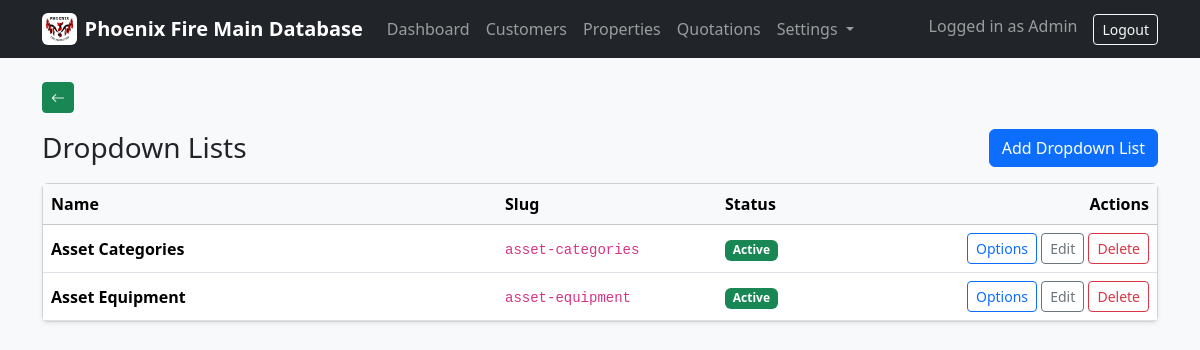
The app's page /codes/settings/dropdowns/ (signed in) with its own data.
### company/models.py (models this page shows, shortened)
class ClientProfile(models.Model):
    company_logo = models.ImageField(upload_to="company/logo/", blank=True, null=True)
    legal_company_name = models.CharField(max_length=255, blank=True)
    trading_name = models.CharField(max_length=255, blank=True)
    company_address = models.TextField(blank=True)
    company_phone = models.CharField(max_length=50, blank=True)
    company_email = models.EmailField(blank=True)
    company_abn = models.CharField(max_length=50, blank=True)
    company_acn = models.CharField(max_length=50, blank=True)
    accounts_phone = models.CharField(max_length=50, blank=True)
    accounts_email = models.EmailField(blank=True)
    updated_at = models.DateTimeField(auto_now=True)
    class Meta:
        verbose_name = "Client Profile"
        verbose_name_plural = "Client Profile"
    @classmethod
    def get_solo(cls):
        obj, _ = cls.objects.get_or_create(pk=1)
        return obj

### codes/models.py (models this page shows, shortened)
class DropdownList(models.Model):
    name = models.CharField(max_length=120, unique=True)
    slug = models.SlugField(max_length=140, unique=True, blank=True)
    is_active = models.BooleanField(default=True)
    class Meta:
        ordering = ["name"]
        verbose_name = "Dropdown List"
        verbose_name_plural = "Dropdown Lists"

### codes/dropdowns_views.py (the view)
# urls.py: path("settings/dropdowns/", DropdownListListView.as_view(), name="dropdown_list_list"),
class DropdownListListView(ListView):
    model = DropdownList
    template_name = "codes/dropdown_list_list.html"
    context_object_name = "items"

### company/context_processors.py (called while the page is built)
def client_profile(request):
    try:
        return {"client_profile": ClientProfile.get_solo()}
    except Exception:
        return {"client_profile": None}

### templates/codes/dropdown_list_list.html
{% extends "base.html" %}
{% block content %}
<div class="d-flex justify-content-between align-items-center mb-3">
  <h1 class="h3 mb-0">Dropdown Lists</h1>
  <a class="btn btn-primary" href="{% url 'codes:dropdown_list_create' %}">
    Add Dropdown List
  </a>
</div>
<div class="card shadow-sm">
  <div class="table-responsive">
    <table class="table table-hover align-middle mb-0">
      <thead class="table-light">
        <tr>
          <th>Name</th>
          <th style="width: 220px;">Slug</th>
          <th style="width: 120px;">Status</th>
          <th class="text-end" style="width: 320px;">Actions</th>
        </tr>
      </thead>
      <tbody>
        {% for item in items %}
          <tr>
            <td class="fw-semibold">{{ item.name }}</td>
            <td><code>{{ item.slug }}</code></td>
            <td>
              {% if item.is_active %}
                <span class="badge bg-success">Active</span>
              {% else %}
                <span class="badge bg-secondary">Inactive</span>
              {% endif %}
            </td>
            <td class="text-end">
              <a class="btn btn-sm btn-outline-primary"
                 href="{% url 'codes:dropdown_option_list' item.pk %}">
                Options
              </a>
              <a class="btn btn-sm btn-outline-secondary"
                 href="{% url 'codes:dropdown_list_update' item.pk %}">
                Edit
              </a>
              <a class="btn btn-sm btn-outline-danger"
                 href="{% url 'codes:dropdown_list_delete' item.pk %}">
                Delete
              </a>
            </td>
          </tr>
        {% empty %}
          <tr>
            <td colspan="4" class="text-muted">No dropdown lists yet.</td>
          </tr>
        {% endfor %}
      </tbody>
    </table>
  </div>
</div>
{% endblock %}

### templates/base.html (shortened to what this page needs)
<!doctype html>
<html lang="en">
<head>
  <link href="https://cdn.jsdelivr.net/npm/bootstrap@5.3.3/dist/css/bootstrap.min.css" rel="stylesheet">
  <link rel="stylesheet" href="https://cdn.jsdelivr.net/npm/bootstrap-icons@1.11.3/font/bootstrap-icons.min.css">
</head>
<body class="bg-light">
<nav class="navbar navbar-expand-lg navbar-dark bg-dark">
  <div class="container">
    <a class="navbar-brand fw-semibold d-flex align-items-center gap-2"
       href="{% url 'dashboard' %}">
      {% if client_profile and client_profile.company_logo %}
        <img src="{{ client_profile.company_logo.url }}"
             alt="Company Logo"
             style="height:32px;width:auto;"
             class="rounded bg-white p-1">
      {% endif %}
      <span>Phoenix Fire Main Database</span>
    </a>
    <div class="collapse navbar-collapse" id="mainNav">
      <ul class="navbar-nav me-auto">
        <li class="nav-item">
          <a class="nav-link" href="{% url 'dashboard' %}">Dashboard</a>
        </li>
        <li class="nav-item">
          <a class="nav-link" href="{% url 'customers:list' %}">Customers</a>
        </li>
        <li class="nav-item">
          <a class="nav-link" href="{% url 'properties:list' %}">Properties</a>
        </li>
        <li class="nav-item">
          <a class="nav-link" href="{% url 'quotations:list' %}">Quotations</a>
        </li>
        <li class="nav-item dropdown">
          <a class="nav-link dropdown-toggle" href="#" id="settingsDropdown"
             role="button" data-bs-toggle="dropdown">
            Settings
          </a>
        </li>
      </ul>
      <ul class="navbar-nav">
        {% if user.is_authenticated %}
          <li class="nav-item">
            <span class="navbar-text me-3">
              Logged in as {{ user.username }}
            </span>
          </li>
          <li class="nav-item">
            <a class="btn btn-outline-light btn-sm" href="/admin/logout/">Logout</a>
          </li>
        {% else %}
          <li class="nav-item">
            <a class="btn btn-outline-light btn-sm" href="/admin/login/">Login</a>
          </li>
        {% endif %}
      </ul>
    </div>
  </div>
</nav>
<main class="container my-4 page-wrap">
  <div class="mb-3 no-print">
    <button type="button"
            class="btn btn-back btn-sm"
            onclick="goBackAnimated()"
            title="Back">
      <i class="bi bi-arrow-left"></i>
    </button>
  </div>
  {% block content %}{% endblock %}
</main>
</body>
</html>

### templates/base.html (style rules this page uses)
.page-wrap { animation: pageEnter 160ms ease-out; }
.btn-back, a.btn-back, button.btn-back { background-color: var(--bs-success) !important; border-color: var(--bs-success) !important; color: #fff !important; }

### records on screen
ClientProfile: company_logo (picture)
DropdownList: name "Asset Categories", slug "asset-categories", is_active "Active"
DropdownList: name "Asset Equipment", slug "asset-equipment", is_active "Active"

### other values on screen
{{ user.username }} "Admin"
